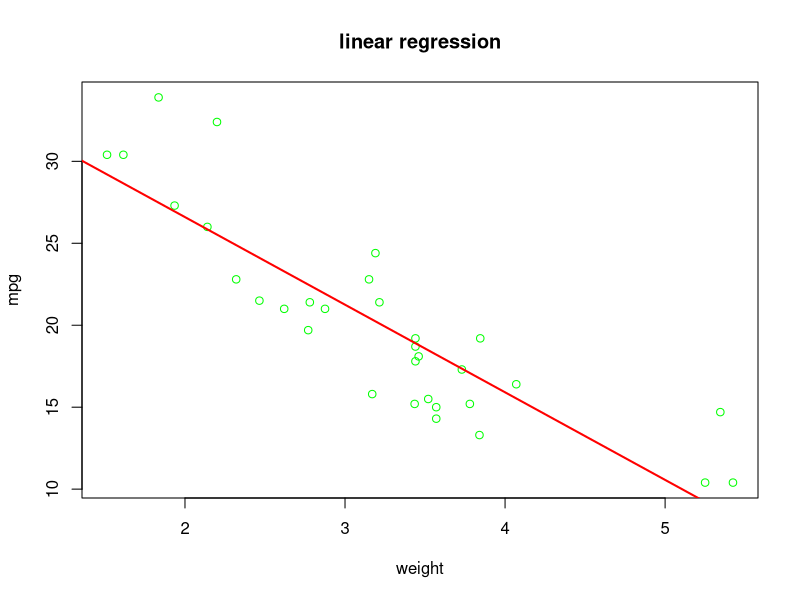

Generate this figure with R:
data("mtcars")
model <- lm(mpg ~ wt,data=mtcars)
summary(model)
plot(mpg ~ wt,data=mtcars,main="linear regression",xlab="weight",ylab="mpg",col="green")
abline(model,col="red",lwd=2)